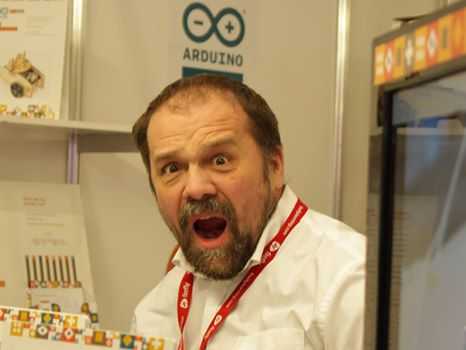
#> input picture drone/16298941_1715404911819154_3251412850777622343_n.jpg, 466 x 350 px; its folder holds only this picture in this run
$ python -i 'Lotto (7th copy).py'   (imports and definitions only)   (Python 2 division)
#> lines starting #> are read from the running program, lines starting #| are printed output that depends on the picture; after the words box and inside, x2 and y2 are one past the last pixel; in counts of white or black regions, pixels touching at a corner belong together
#> further down, picture is the input picture: shape (350, 466, 3); mean B, G, R 104.1, 144, 169.7
import numpy as np
import cv2
import Tkinter as tk
import Image, ImageTk
from decimal import Decimal
#Set up GUI
# [3 lines not run here, left out]

#Graphics window
# [1 line that did not run here, left out]
# [1 line not run here, left out]

#Capture video frames
# [1 line that did not run here, left out]
# [2 lines not run here, left out]

buttonPressedOnce = False
buttonPressedTwice = False
grayButtonPressedOnce = False
playing = False
printCount = 0

startingBalance = 499.00

def green_skates(frame):
    frame = cv2.GaussianBlur(frame,(5,5),0)
    hsv = cv2.cvtColor(frame,cv2.COLOR_BGR2HSV)
#> hsv: shape (350, 466, 3); mean H, S, V 20.2, 101.5, 169.9
    lower_range = np.array([0, 100, 100], dtype=np.uint8)
    upper_range = np.array([8, 255, 255], dtype=np.uint8)
    frame = cv2.inRange(hsv, lower_range, upper_range)
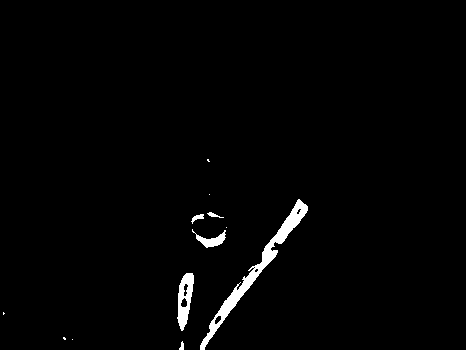
#> frame: shape (350, 466); 1.6% white; 12 white regions (6 under 20 px), largest, box (x1, y1, x2, y2) and area: (200, 199, 308, 350) 1705, (177, 273, 194, 331) 568, (192, 229, 226, 248) 246, (191, 214, 204, 224) 57, (207, 212, 224, 218) 41, (179, 341, 184, 350) 29
    return frame

# [752 lines left out: functions create_rectangles, button_pressed, get_objects, verify_hsv, show_frame, not called in this run]


# [2 lines not run here, left out]

>>> import cv2
>>> picture = cv2.imread('16298941_1715404911819154_3251412850777622343_n.jpg')
>>> result = green_skates(picture)
